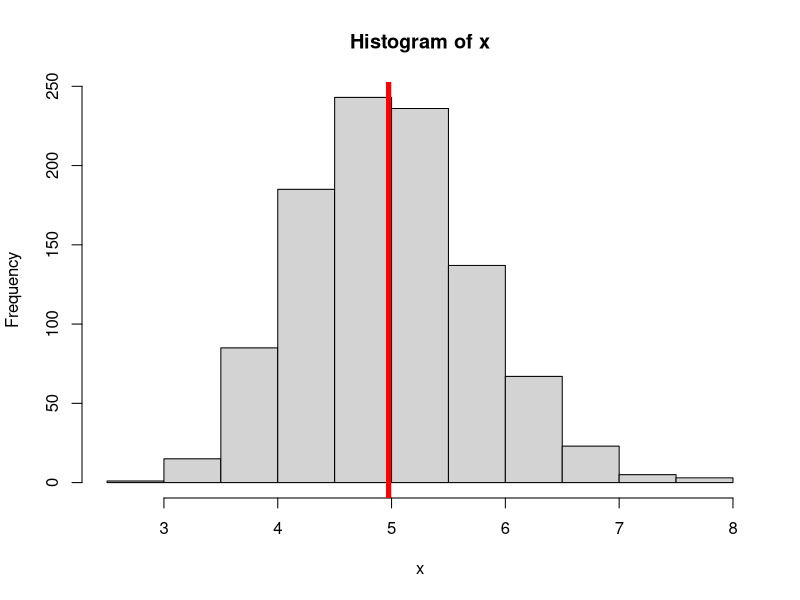
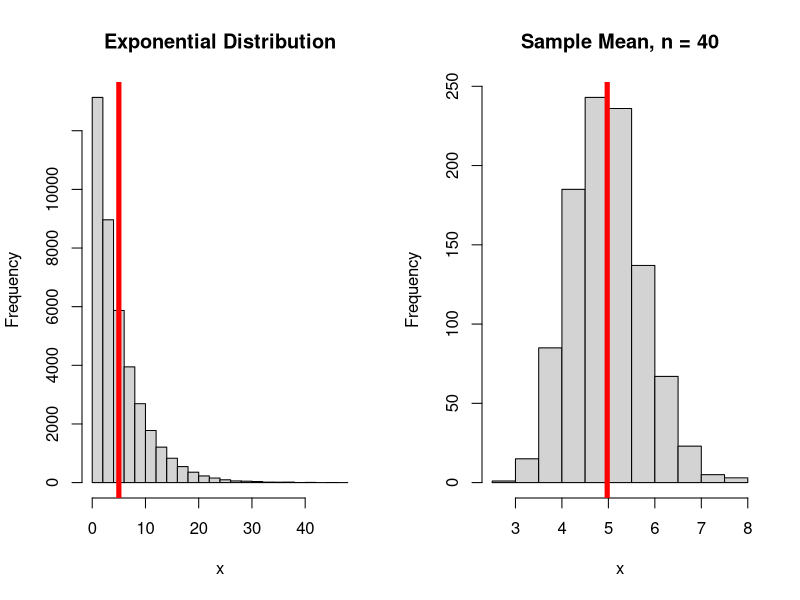

Reproduce these figures in R, in order.
##Set seed
set.seed(1234)

##Set distribution parameters, number of simulations
lambda <- 0.2
n <- 40
sims <- 1000

##Calculate theoretical mean and sd
mu <- 1/lambda
sd <- 1/lambda

##Create matrix of 40 columns (variables) and 1000 rows (simulations)
sample.distr <- matrix(data = rexp(n*sims,lambda), nrow = sims)

##Calculate mean of 40 variables for each simulation
x <- apply(sample.distr, 1, mean)

##Plot histogram of sample means, vertical line at mean for visual
hist(x)
abline(v = mean(x), col = "red", lty = 1, lwd = 5)

##print theoretical mean and sample mean
print(c(mu,mean(x)))

##Visual Comparison
set.seed(1234)
par(mfrow=c(1,2))
hist(rexp(n*sims,lambda),main = "Exponential Distribution", xlab = "x")
abline(v = mu, col = "red", lwd = 5)
hist(x, main = "Sample Mean, n = 40")
abline(v=mean(x), col = "red", lwd = 5)

##Calculate variance of 40 varaibles for each simulation
y <- apply(sample.distr,1,var)
